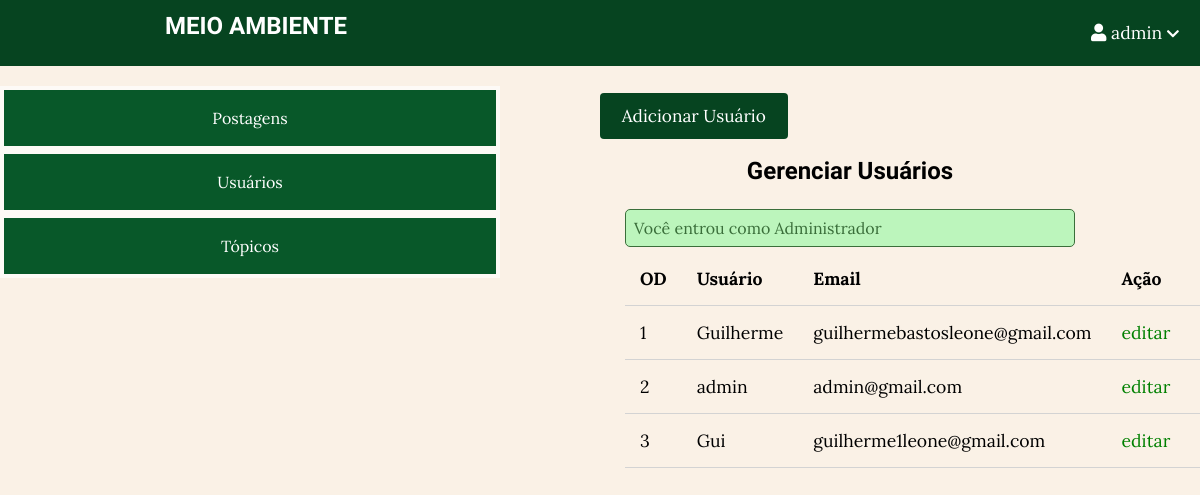
The page /MeioAmbiente/admin/users/index.php (signed in) on the database its author committed.
### tables this page shows
CREATE TABLE `users` (
  `id` int(11) NOT NULL,
  `admin` tinyint(4) NOT NULL,
  `username` varchar(255) NOT NULL,
  `email` varchar(255) NOT NULL,
  `password` varchar(255) NOT NULL,
  `created_at` timestamp NOT NULL DEFAULT current_timestamp()
);

### MeioAmbiente/app/controllers/users.php (called while the page is built, shortened)
<?php
include(ROOT_PATH . "/app/database/db.php");
$table = 'users';
$admin_users = selectAll($table);

### MeioAmbiente/app/database/db.php (called while the page is built, shortened)
<?php
require('connect.php');
function selectAll($table, $conditions = [])
{
    global $conn;
    $sql = "SELECT * FROM $table";
    if (empty($conditions)) {
        $stmt = $conn->prepare($sql);
        $stmt->execute();
        $records = $stmt->get_result()->fetch_all(MYSQLI_ASSOC);
        return $records;
    }
}

### MeioAmbiente/admin/users/index.php (the view, shortened to what this page needs)
<?php include(ROOT_PATH . "/app/controllers/users.php");
?>
<!DOCTYPE html>
<html lang="pt-br">
<head>
    <link rel="stylesheet" href="https://use.fontawesome.com/releases/v5.7.2/css/all.css">
    <link rel="stylesheet" href="../../assets/css/style.css">
    <link rel="stylesheet" href="../../assets/css/admin.css">
</head>
<body>
    <?php include(ROOT_PATH . "/app/includes/adminHeader.php"); ?>
    <div class="admin-wrapper">
        <?php include(ROOT_PATH . "/app/includes/adminSidebar.php"); ?>
        <div class="admin-content">
            <div class="button-group">
                <a href="create.php" class="btn btn-big">Adicionar Usuário</a>
            </div>
            <div class="content">
                <h2 class="page-title">Gerenciar Usuários</h2>
                <?php include(ROOT_PATH . "/app/includes/messages.php"); ?>
                <table>
                    <thead>
                        <th>OD</th>
                        <th>Usuário</th>
                        <th>Email</th>
                        <th colspan="2">Ação</th>
                    </thead>
                    <tbody>
                        <?php foreach ($admin_users as $key => $user) : ?>
                            <tr>
                                <td><?php echo $key + 1; ?></td>
                                <td><?php echo $user['username']; ?></td>
                                <td><?php echo $user['email']; ?></td>
                                <td><a href="edit.php?id=<?php echo $user['id']; ?>" class="edit">editar</a></td>
                                <td><a href="index.php?delete_id=<?php echo $user['id']; ?>" class="delete">deletar</a></td>
                            </tr>
                        <?php endforeach; ?>
                    </tbody>
                </table>
            </div>
        </div>
    </div>
</body>
</html>

### MeioAmbiente/assets/css/style.css (style rules this page uses)
* { box-sizing: border-box; }
html, body { padding: 0px; margin: 0px; background: #FAF1E6; font-family: "Lora", serif; }
h1, h2, h3, h4, h5, h6 { font-family: "Candal", serif; color: #000000; margin: 5px; }
a { text-decoration: none; color: inherit; }
.btn { padding: 0.5rem 1rem; background: #064420; color: white; border: 1px solid transparent; border-radius: 0.25rem; font-size: 1.08em; font-family: "Lora", serif; }
.btn-big { padding: 0.7rem 1.3rem; line-height: 1.3rem; }
.content { width: 90%; margin: 30px auto 30px; }

### MeioAmbiente/assets/css/admin.css (style rules this page uses)
.admin-wrapper { display: flex; height: calc(100% - 66px); }
.admin-wrapper .admin-content { flex: 8; height: 100%; padding: 40px 100px 100px; overflow-y: scroll; }
.admin-content .page-title { text-align: center; margin-bottom: 1.5rem; }
table { width: 100%; border-collapse: collapse; font-size: 1.1rem; }
th, td { padding: 15px; text-align: left; border-bottom: 1px solid #d3d3d3; }
.edit { color: green; }

### rows shown on the page
users: username "Guilherme", email "guilhermebastosleone@gmail.com"
users: username "admin", email "admin@gmail.com"
users: username "Gui", email "guilherme1leone@gmail.com"

### other values the page prints
$_SESSION['username'] "admin"
$_SESSION['message'] "Você entrou como Administrador"
